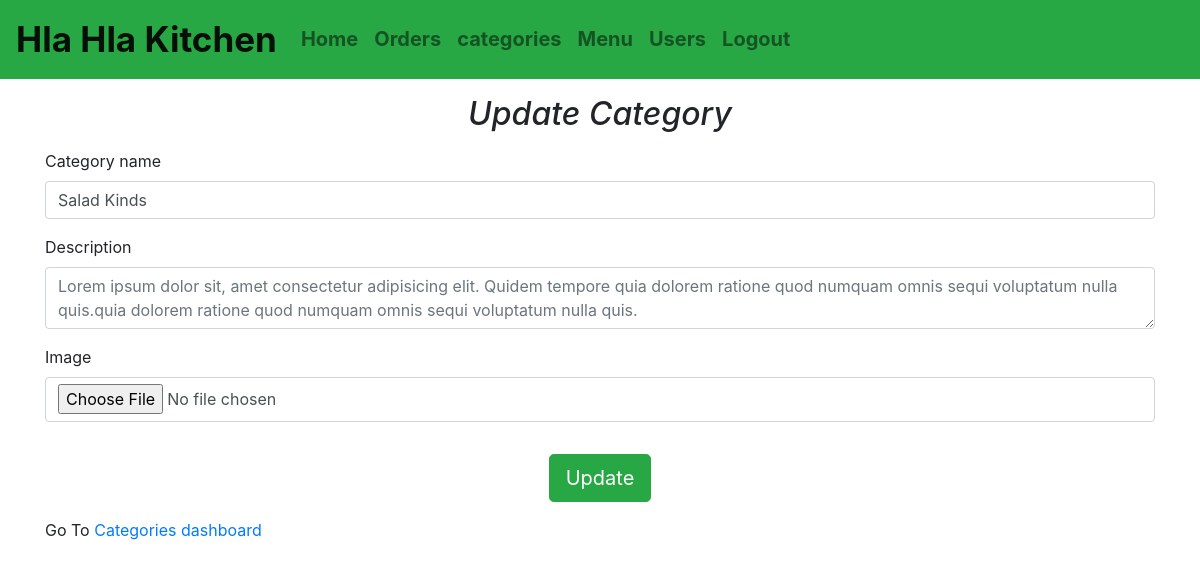
/admin/updatecategory.php?id=1 (signed in), run on the app's committed database.
### tables this page shows
CREATE TABLE categories (
    		    categoryid int(11) not null,
		    name varchar(60) not null,
		    description text not null,
		    image varchar(200) not null,
		    createdate datetime Not null default current_timestamp());

### admin/updatecategory.php (the view, shortened to what this page needs)
<?php include("database.php");
include("navbar.php");
if(isset($_SESSION['adminid'])){
    $categoryid = $_GET['id'];
    $result=$mysqli->query("SELECT * FROM categories where categoryid='$categoryid';");
    $rows = $result->fetch_all(MYSQLI_ASSOC);
    foreach($rows as $row) {
    ?>
    <div class="container my-3">
    <h2 class="fw-bold text-center font-italic my-3 ">Update Category</h2>
        <div class="row">
            <div class="col">
                <form method="POST" action="" enctype="multipart/form-data">
                <div class="form-floating mb-3">
                        <label for="floatingInput">Category name</label>
                        <input type="text" name="categoryname" class="form-control" value="<?php echo $row['name']; ?>">
                    </div>
                    <div class="form-floating mb-3">
                        <label for="floatingInput">Description</label>
                        <textarea name="description"class="form-control" placeholder="<?php echo $row['description'] ?>"></textarea>
                    </div>
                    <div class="form-floating mb-3">
                        <label for="floatingInput">Image</label>
                        <input type="file" name="image"class="form-control wrapper">
                    </div>
                    <div class="text-center">
                    <input class="my-3 btn btn-success btn-lg"type="submit" name="update" value="Update">
                    </div>
                    <p>Go To <a href="categories.php">Categories dashboard</a></p>
                </form>
            </div>
        </div>
    </div>
    <?php
    }
}
else{
    header("login.php");
}
?>

### main.css (style rules this page uses)
body { font-family: 'Lato', sans-serif; }

### admin/updatecategory.php (style rules this page uses)
.wrapper { height: 45px; }

### data on the page
categories: categoryname "Salad Kinds", description "Lorem ipsum dolor sit, amet consectetur adipisicing elit. Quidem tempore quia dolorem ratione quod numquam omnis sequi voluptatum nulla quis.quia dolorem ratione quod numquam omnis sequi voluptatum nulla quis."
